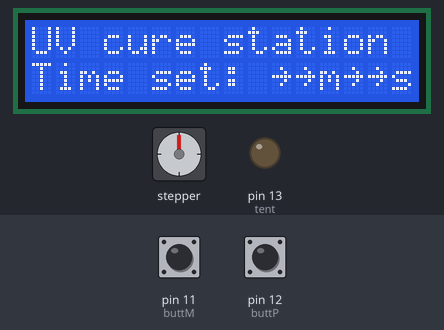
Recording of a sketch running on a simulated Arduino Uno, built with avr-gcc and run on an emulated ATmega328P. Parts: stepper motor, 16×2 character LCD, output pins drawn as LEDs (lit = HIGH). Wiring (inferred from the names in the program): stepper motor driver (200 steps per turn assumed): step pin 8; direction pin 9; enable pin 10. The inputs (shaded band) are chosen by the test bench; at power-on: pin 12 (buttP) LOW, pin 11 (buttM) LOW. Pins used as bus, display or sensor lines are not drawn.

Above: at 6.2 s.
6.3 s: pin 12 (buttP) pulled HIGH for 3.2 s
At 7.6 s:
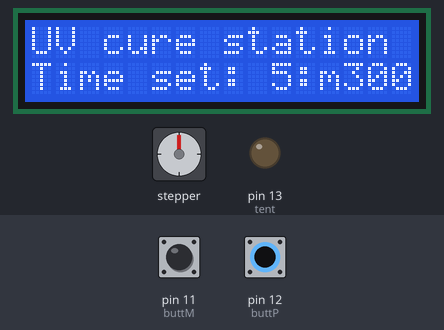
12.3 s: pin 11 (buttM) pulled HIGH for 3.2 s
At 15.9 s:
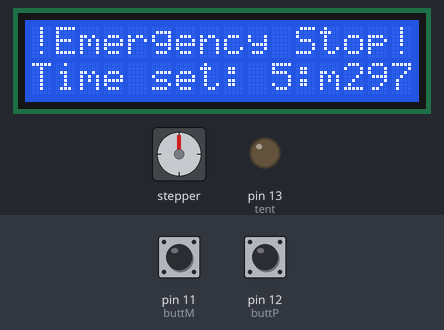
17.0 s: pin 12 (buttP) pulled HIGH for 3.2 s
At 20.0 s:
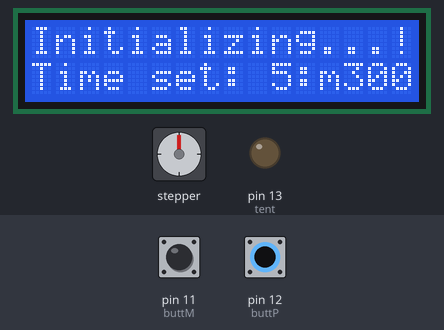
23.0 s: pin 11 (buttM) pulled HIGH for 1 s
At 24.9 s:
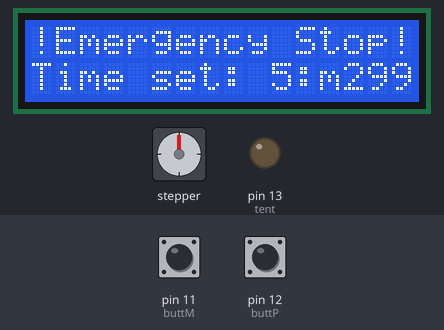
Timing chart, 0 to 26.4 s (numbered marks = the images above; inputs shaded):
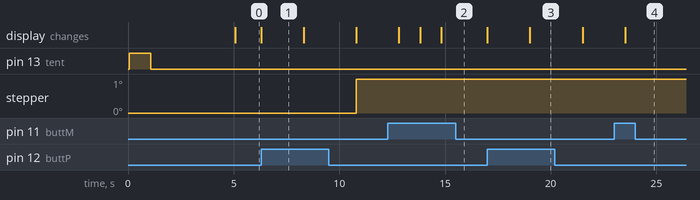

Measured:
- after the input at 12.3 s, the display: first changes after 0.51 s (image 2 shows a later state)
- after the input at 17.0 s, the display: first changes at once (image 3 shows a later state)
- after the input at 23.0 s, the display: first differs from a run without the input after 0.52 s (image 4)
- what the display in image 1 shows lasts 2.0 s, from 6.3 s to 8.3 s

The sketch:

Core.ino
```cpp
#include <LiquidCrystal.h>

const int tent = 13;       //tentacle of LEDs, D13

const int buttP = 12;      //adding time, D12
const int buttM = 11;      //subtracting time, D11
int SbuttP = 0;       //buttonState for buttons (State Button Plus)
int SbuttM = 0;
bool Beg = false;          //variables for long press
bool Emer = false;
bool Begin = false;
bool Emergency = false;
long Ptimer = 0;           //timers for the PLUS button presses (Plus timer Start)
long PtimerVal = 2000;     //how long the long press should be
long Mtimer = 0;
long MtimerVal = 1000;

const int Step = 8;          //rotation of the servo, D8
const int Dir = 9;           //direction of rotation, D9
const int En = 10;            //driver, D10

const int LCDrs = 6;          //LCD rest, D6
const int LCDen = 7;          //LCD enable, D7
const int LCD4 = 2;           //D2
const int LCD5 = 3;           //D3
const int LCD6 = 4;           //D4
const int LCD7 = 5;           //D5
LiquidCrystal lcd(LCDrs, LCDen, LCD4, LCD5, LCD6, LCD7);  //set-up

int min = 0;   //minutes
int sec = 0;   //seconds
int decrement = 1;
bool Time = true;   //condition for if there is time left and if the end screen should be enabled
bool freeze = true;    //freeze the timer
String timer = "";     //for showing text and int at the same time; this one is for the text during curing proccess

void setup() {

  //time init
  sec = 300;
  min = sec/60;
  Time = true;

  //LCD init
  lcd.begin(16, 2);
  lcd.print("Uuvi at the");
  lcd.setCursor(0, 1);
  lcd.print("Ready");

  //button set-up
  pinMode(buttP, INPUT);
  pinMode(buttM, INPUT);

  //A4899 and servo set-up
  pinMode(Step, OUTPUT);
  pinMode(Dir, OUTPUT);
  pinMode(En, OUTPUT);

  digitalWrite(En, LOW);    //A4988 init
  digitalWrite(Dir, HIGH);  //setting rotation direction

  //tentacle
  pinMode(tent, OUTPUT);  //tentacle init.

  digitalWrite(tent, HIGH);  //tentacle test (blink the LEDs for 1000 mil)
  delay(1000);
  digitalWrite(tent, LOW);

  //text on the LCD (UV_cure_station )
  //            (Time set: ~~m~~s)
  delay(4000);
  lcd.setCursor(0, 0);
  lcd.clear();
  lcd.print("UV cure station");
  lcd.setCursor(0, 1);
  lcd.print("Time set: ~~m~~s");

}

void loop() {
  timer = "Time set: "+ String(min) + ":m" + String(sec) + ":s";

  //setting the time using buttons next to the LCD (5 minutes min, to 10 minutes: increment 1 minute; to 20 minutes: increment 2 minutes, 20 minutes max)
  if (digitalRead(buttP) == HIGH) {   //if the button is pressed..

    lcd.setCursor(0, 1);
    lcd.print(timer);
    if (SbuttP == false) {  //..and it's not active, set it to active and start the timer
      SbuttP = true;
      Ptimer = millis();
    }

    //starting the curing proccess with a long press of the Plus Button
    if ((millis() - Ptimer > PtimerVal) && (Beg == false) && (Begin == false)) { //if the set value for the timer is lower that the timer itself, begin the proccess
      Beg = true;    //temporary val for the loop
      Begin = true;  //actually begins the proccess
      }
    } else {  //if the timer isn't yet reached, the button is active..
      if (SbuttP == true) {
        if (Beg == true) {  //..and the temporary value is triggerred, turn off the temporary val
          Beg = false;

      } else {    //..and the temporary val is not triggered, add time
        sec = sec+60;

        if (sec > 1200) {
          sec = 1200;
        }

        }

      SbuttP = false;

      }

    }

  if (digitalRead(buttM) == HIGH) {
    lcd.setCursor(0, 1);
    lcd.print(timer);

    if (SbuttM == false) {
      SbuttM = true;
      Mtimer = millis();
    }

    if ((millis() - Mtimer > MtimerVal) && (Emer == false) && (Emergency == false)) {
      Emer = true;
      Emergency = true;
      }
    } else {
      if (SbuttM == true) {
        if (Emer == true) {
          Emer = false;

        } else {
          sec = sec-60;

          if (sec < 300) {
            sec = 300;
          }

        SbuttM = false;

        }

      }

    }

  if (Begin == true) { //starting the curing process
    //(Initializing... )  -->>  (Curing InPro.. )
    //(Time set: 10m00s)  -->>  (Time rem: 9m59s)

    lcd.setCursor(0, 0);
    lcd.print("Initializing...");
    lcd.setCursor(0, 1);
    lcd.print(timer);   //init.
    delay(2500);

    lcd.setCursor(0, 0);
    lcd.print("Curing InPro.. ");
    digitalWrite(Step, HIGH);       //spuštění motoru
    delay(1000);
    freeze = false;
    Begin = false;
  }

  if ((Time == true) && (freeze == false)) {   //running code
    sec = sec-1;
    if (sec < 0) {
      sec = 0;
      Time = false;
    }
    digitalWrite(Step, HIGH);
    delay(1000);
  }

  if (Emergency == true) {  //E-stop
    //   (!Emergency stop!)
    //   (Time rem: 09m59s) freezed
    freeze = true;
    lcd.setCursor(0, 0);
    lcd.print("!Emergency Stop!");
    digitalWrite(En, HIGH);      //turning off the driver
    digitalWrite(tent, LOW);     //turning off the tentacle
  }

  if ((Time == false) && (freeze = false)) {
      //Finishing the proccess (Curing finished )
      //                       (Time rem: 00m00s)
    lcd.setCursor(0, 0);
    lcd.print("Curing finished");
    lcd.setCursor(0, 1);
    lcd.print("Time rem: 00m00s");
    digitalWrite(En, HIGH);
    digitalWrite(tent, LOW);

  }

}
```
